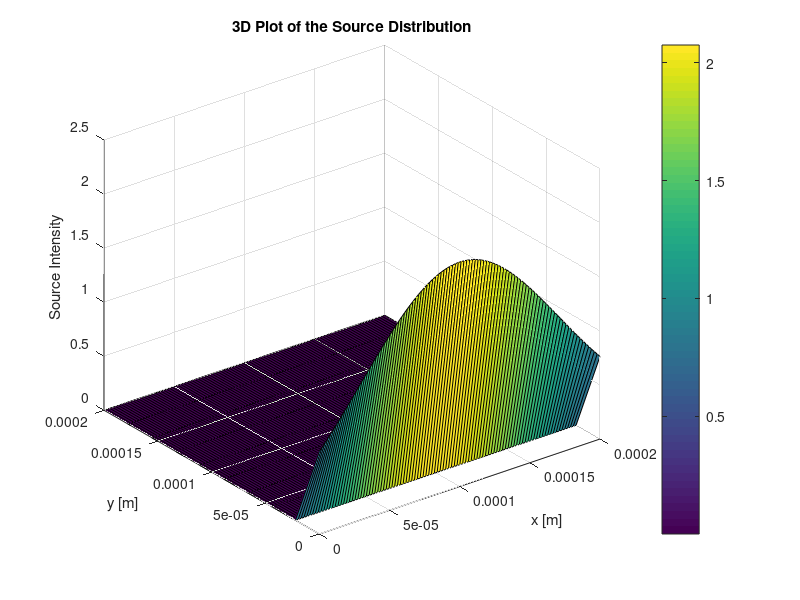

The MATLAB script that drew this image:
p=0.5;
R=0.69;
r=100e-6;
a=1.144e-6;
gamma=1/a;
Lx=200e-6;
Ly=200e-6;
x=linspace(0,Lx,100);
y=linspace(0,Ly,10);
source=zeros(length(y),length(x));
disp(size(source));
for n=1:length(y)
    for q=1:length(x)
        source(n,q)=p*(1-R)*exp(-((x(q)-Lx/2)^2+(y(n)-Ly/2)^2)/r^2)*a*exp(-gamma*y(n))/pi/r^2;
    end
end
figure(1); % Creates a new figure window
surf(x, y, source); % Plots the source distribution in 3D
xlabel('x [m]'); % Label for the x-axis
ylabel('y [m]'); % Label for the y-axis
zlabel('Source Intensity'); % Label for the z-axis
title('3D Plot of the Source Distribution'); % Title for the plot
colorbar;